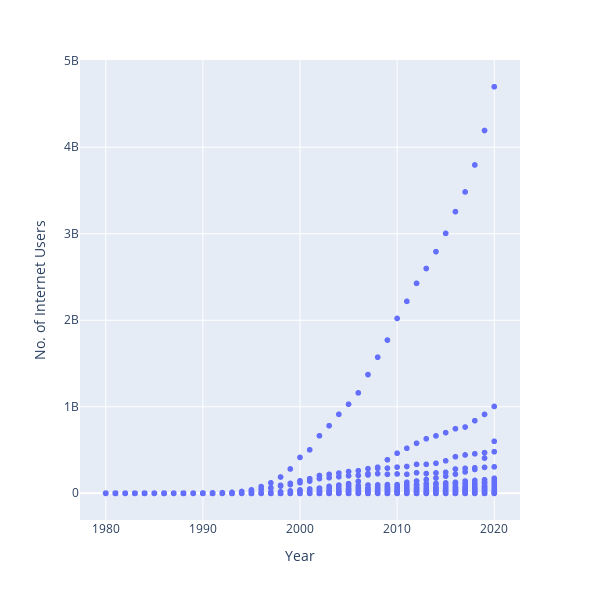

The code cell stored with this chart in its notebook:
### Code cell
import plotly.express as px
fig = px.scatter(
  data_frame=df2, x='Year', y='No. of Internet Users', width=600, height=600
)
fig.show()

### Figure 1 — Plotly figure (JSON) as saved in the notebook; plotly's stock layout.template omitted (floating-point values rounded to 4 significant figures; data arrays with more than 128 entries replaced by an {"elided": "..."} marker saying what was removed)
{"data": [{"hovertemplate": "Year=%{x}<br>No. of Internet Users=%{y}<extra></extra>", "legendgroup": "", "marker": {"color": "#636efa", "symbol": "circle"}, "mode": "markers", "name": "", "showlegend": false, "type": "scattergl", "x": {"elided": "8867 int values"}, "xaxis": "x", "y": {"elided": "8867 int values"}, "yaxis": "y"}], "layout": {"height": 600, "legend": {"tracegroupgap": 0}, "margin": {"t": 60}, "width": 600, "xaxis": {"anchor": "y", "domain": [0, 1], "title": {"text": "Year"}}, "yaxis": {"anchor": "x", "domain": [0, 1], "title": {"text": "No. of Internet Users"}}}}
